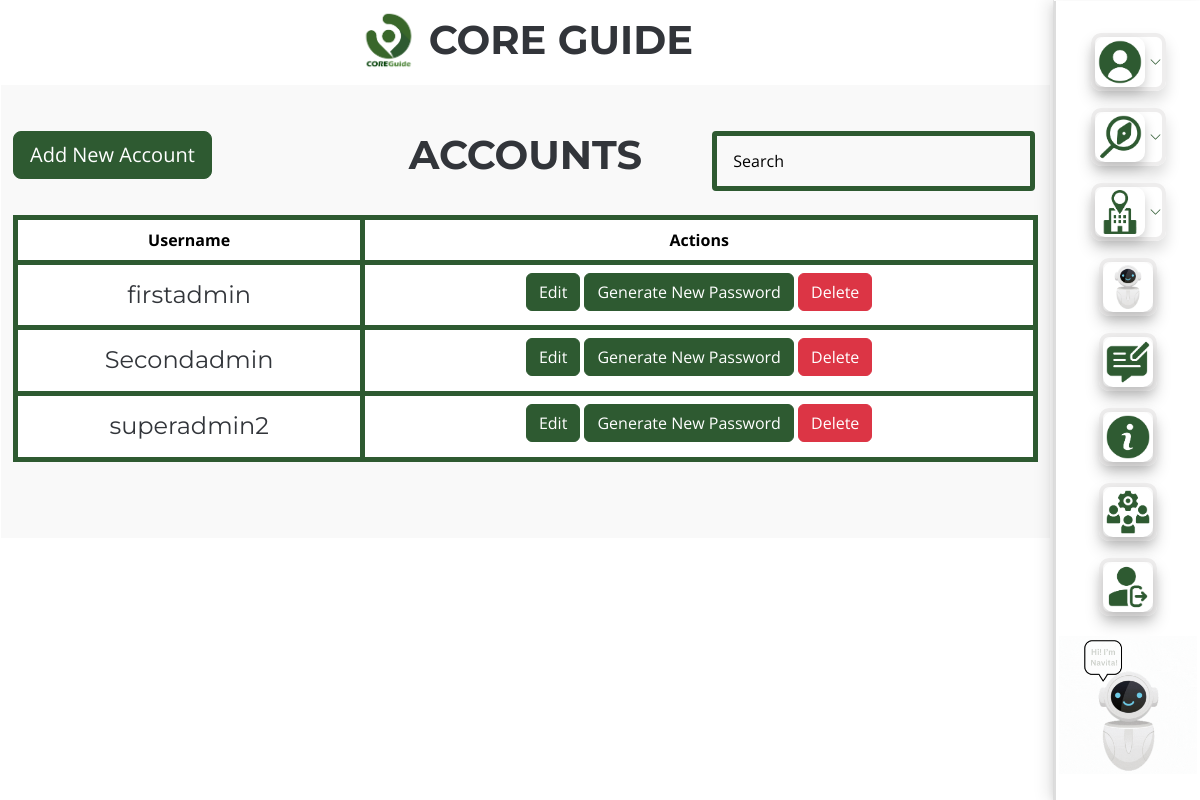
Page /superadmin/accounts.php (signed in) on the earlier database version.
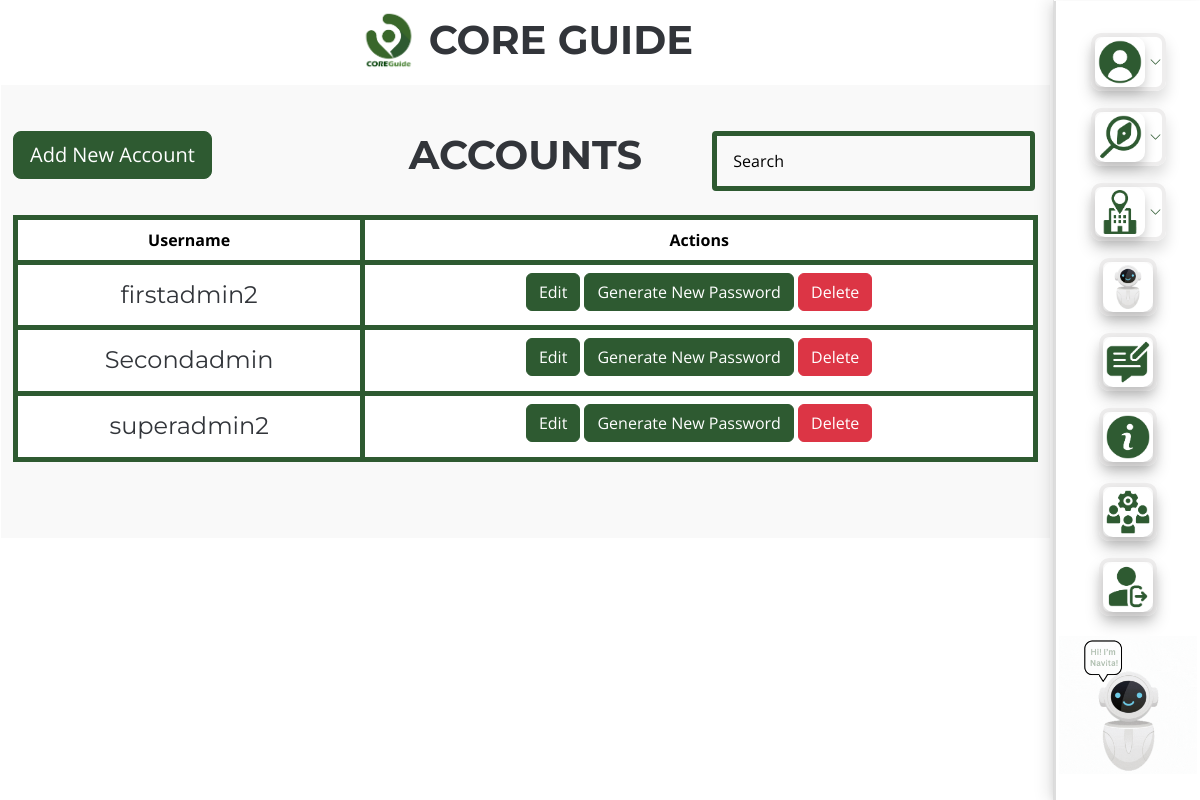
Same page on the later database version.
### tables this page shows
CREATE TABLE `users` (
  `user_id` int(11) NOT NULL,
  `name` varchar(100) NOT NULL,
  `username` varchar(50) NOT NULL,
  `password` varchar(255) NOT NULL,
  `type` enum('Superadmin','admin') NOT NULL,
  `isActive` tinyint(1) DEFAULT 1,
  `date_created` timestamp NOT NULL DEFAULT current_timestamp(),
  `date_modified` timestamp NOT NULL DEFAULT current_timestamp() ON UPDATE current_timestamp(),
  `profile_pic` varchar(255) DEFAULT NULL,
  `user_status` varchar(20) NOT NULL
);

### superadmin/accounts.php (the view, shortened to what this page needs)
<?php
require('../include/dbconnect.php');
$user_type = $_SESSION["type"];
    $user_id_checker = $_SESSION['user_id'];
    $sql = "SELECT user_id, name, username FROM users WHERE user_id != $user_id_checker";
    $result = $conn->query($sql);
?>
<!DOCTYPE html>
<html lang="en">
<head>
  <link href="../assets/vendor/bootstrap/css/bootstrap.min.css" rel="stylesheet">
  <link href="../assets/vendor/bootstrap-icons/bootstrap-icons.css" rel="stylesheet">
  <link href="../assets/vendor/aos/aos.css" rel="stylesheet">
  <link href="../assets/vendor/glightbox/css/glightbox.min.css" rel="stylesheet">
  <link href="../assets/vendor/swiper/swiper-bundle.min.css" rel="stylesheet">
  <link href="../assets/css/main.css" rel="stylesheet">
  <link href="../assets/css/custom.css" rel="stylesheet">
  <link href="../assets/css/lightgallery.css" rel="stylesheet" />
</head>
<body class="index-page">
  <?php
    include 'include/navbar.php';
  ?>
  <main class="main">
    <div class="mt-2">
      <h1 class="text-center">
      <img src="../assets/img/core/coreguide-logo.png" alt="Core Guide Logo" class="mb-2" width="60">
          <b>
            <span class="pt-3">
              CORE GUIDE
            </span>
          </b>
      </h1>
    </div>
    <section class="services section light-background">
      <div class="container" data-aos="fade-up">
        <div class="row pt-3">
            <div class="col-md-4">
                <?php if($user_type == 'Superadmin') { ?>
                <button type="button" class="btn btn-success btn-lg" data-bs-toggle="modal" data-bs-target="#staticBackdrop" style="color: white;">
                    Add New Account
                </button>
                <?php } ?>
            </div>
            <div class="col-md-4 text-center">
                <h1>
                  <b>
                  ACCOUNTS
                  </b>
                </h1>
            </div>
            <div class="col-md-4">
                <form method="GET" action="accounts.php">
                    <div class="search-input">
                        <input class="form-control" type="text" id="searchInput" placeholder="Search" aria-label="Search" onkeyup="filterTable()" style="width: 99%;">
                    </div>
                </form>
            </div>
          </div>
    <?php
if ($result->num_rows > 0) {
  echo '<table class="table table-bordered border-success mt-4 text-center" id="accountTable">
          <thead>
              <tr>
                  <th scope="col">Username</th>
                  <th scope="col">Actions</th>
              </tr>
          </thead>
          <tbody>';
  while($row = $result->fetch_assoc()) {
    echo '<tr>
            <th><h4 class="mt-2">' . $row["username"] . '</h4></th>
            <td class="pt-2">';
    echo '<button type="button" class="btn btn-success" data-bs-toggle="modal" data-bs-target="#editModal'. $row['user_id'] .'">';
    echo ($user_type == 'Superadmin') ? 'Edit' : 'View';
    echo '</button>';
    if($user_type == 'Superadmin') {
              echo ' <button type="button" class="btn btn-success" onclick="confirmGeneratePassword(' . $row["user_id"] . ', \'' . htmlspecialchars($row["name"], ENT_QUOTES) . '\')">
                Generate New Password
              </button>
              <a href="include/delete_user.php?user_id=' . $row["user_id"] . '" class="btn btn-danger" onclick="return confirm(\'Are you sure you want to delete this user?\')">Delete</a>';
    }
    echo '</td></tr>';
          }
          echo '</tbody></table>';
      } else {
          echo "No users found.";
      }
      ?>
        </div>
    </section>
  </main>
</body>
</html>

Differences in the rows shown:
changed users: username "firstadmin" → "firstadmin2"
